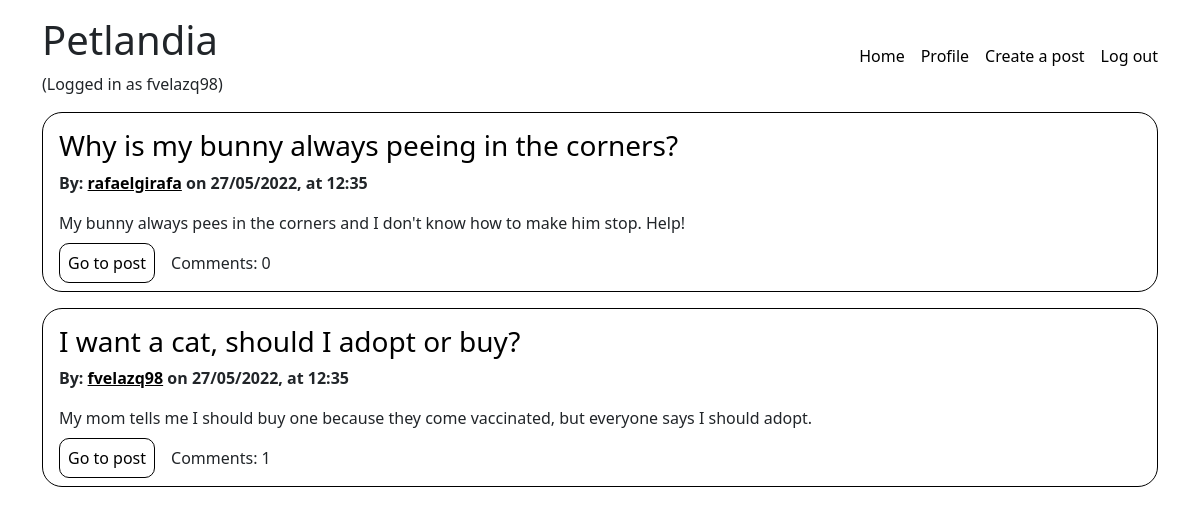
The app's page /site/index.php (signed in) with its own data.
### tables this page shows
CREATE TABLE IF NOT EXISTS posts (
    id VARCHAR(36) UNIQUE NOT NULL,
    title VARCHAR(200) NOT NULL,
    body TEXT NOT NULL,
    draft BOOLEAN NOT NULL,
    user_id VARCHAR(36) NOT NULL,
    created_at TIMESTAMP NOT NULL,
    PRIMARY KEY(id),
    FOREIGN KEY(user_id) REFERENCES users(id)
);

CREATE TABLE IF NOT EXISTS users (
    id VARCHAR(36) UNIQUE NOT NULL,
    username VARCHAR(30) UNIQUE NOT NULL,
    email VARCHAR(50) UNIQUE NOT NULL,
    password VARCHAR(255) NOT NULL,
    profile_picture MEDIUMBLOB NULL,
    role BOOLEAN NOT NULL,
    created_at TIMESTAMP NOT NULL,
    PRIMARY KEY(id)
);

### site/utils/array_validation.php (called while the page is built, shortened)
<?php
function incorrect_field($field) {
    return !isset($field);
}
function validate_array($arr) {
    return true;
}
?>

### site/utils/date_formatting.php (called while the page is built, shortened)
<?php
function format_date_with_time($date) {
    $date_to_format = new DateTime($date, new DateTimeZone("Europe/Copenhagen"));
    return $date_to_format->format("d/m/Y") . ", at " . $date_to_format->format("H:i");
}

### site/index.php (the view, shortened to what this page needs)
<?php
require_once './utils/array_validation.php';
require_once './utils/date_formatting.php';
$connection = connect_to_db();
$posts = [];
$db_posts = $connection->query("SELECT * FROM petlandia.posts ORDER BY created_at DESC");
if ($db_posts->num_rows > 0) {
    while ($post = $db_posts->fetch_assoc()) {
        $query = "SELECT * FROM petlandia.users users WHERE users.id = ?";
        $stmt = $connection->prepare($query);
        $stmt->bind_param("s", $post['user_id']);
        $stmt->execute();
        $db_post_owner = $stmt->get_result();
        if ($db_post_owner->num_rows > 0) {
            $post_owner = $db_post_owner->fetch_assoc();
            $posts[] = [
                'id' => $post['id'],
                'title' => $post['title'],
                'body' => $post['body'],
                'owner' => [
                    'id' => $post_owner['id'],
                    'name' => $post_owner['username'],
                    'link' => '/user.php?id=' . $post_owner['id'],
                    'created_at' => $post_owner['created_at']
                ],
                'link' => "/post.php?id=" . $post['id'],
                'draft' => $post['draft'],
                'created_at' => $post['created_at']
            ];
        }
    }
}
?>
<?php require_once './templates/_start_html.php' ?>
<div class="posts">
    <?php foreach ($posts as $post) {
        if (validate_array($post)) {
            if (
                (isset($post['draft']) && !$post['draft'])
                ||
                (isset($_SESSION['CURRENT_USER_ID']) && $_SESSION['CURRENT_USER_ID'] == $post['owner']['id'])
                ||
                (isset($_SESSION['CURRENT_USER_NAME']) && $_SESSION['CURRENT_USER_NAME'] == 'Administrator')
            ) {
                echo "<div class='list-post'>";
                $post_title = $post['title'];
                $post_body = $post['body'];
                $post_owner = $post['owner'];
                $post_link = $post['link'];
                $post_date = $post['created_at'];
                if ($post['draft']) {
                    echo "<h3><a href='" . $post_link . "'>" . $post_title . "</a> <span class='text-danger'>(Draft)</span></h3>";
                } else {
                    echo "<h3><a href='" . $post_link . "'>" . $post_title . "</a></h3>";
                }
                if (validate_array($post_owner)) {
                    $owner_name = $post_owner['name'];
                    $owner_link = $post_owner['link'];
                    echo "<b>By: <a class='post-owner' href='" . $owner_link . "'>" . $owner_name . "</a> on " . format_date_with_time($post_date) . "</b>";
                }
                if (strlen($post_body) > 300) {
                    echo "<p class='post-body'>" . substr($post_body, 0, 297) . "...</p>";
                } else {
                    echo "<p class='post-body'>" . $post_body . "</p>";
                }
                echo "<a class='go-to-post' href='" . $post_link . "'>Go to post</a>";
                $query = "SELECT count(*) FROM petlandia.comments WHERE post_id = ?";
                $stmt = $connection->prepare($query);
                $stmt->bind_param("s", $post['id']);
                $stmt->execute();
                $number_of_comments = $stmt->get_result();
                if ($number_of_comments->num_rows > 0) {
                    echo "<span style='margin-left: 1rem;'>Comments: " . $number_of_comments->fetch_array()[0] . "</span>";
                }
                echo "</div>";
            }
        }
    }
    ?>
</div>
<?php require_once './templates/_end_html.php' ?>

### site/css/style.css (style rules this page uses)
a { color: black; text-decoration: none; }
.list-post { border: 1px solid black; border-radius: 20px; padding: 1rem; margin-bottom: 1rem; }
.go-to-post { padding: 0.5rem; border: 1px solid black; border-radius: 10px; }
.post-body, .comment-body { margin-top: 1rem; }
.post-owner { text-decoration: underline; }

### records on screen
posts: title "Why is my bunny always peeing in the corners?", user.username "rafaelgirafa", created_at "27/05/2022, at 12:35", body "My bunny always pees in the corners and I don't know how to make him stop. Help!", fetch_array "0"
posts: title "I want a cat, should I adopt or buy?", user.username "fvelazq98", created_at "27/05/2022, at 12:35", body "My mom tells me I should buy one because they come vaccinated, but everyone says I should adopt.", fetch_array "1"

### other values on screen
$_SESSION['CURRENT_USER_NAME'] "fvelazq98"
